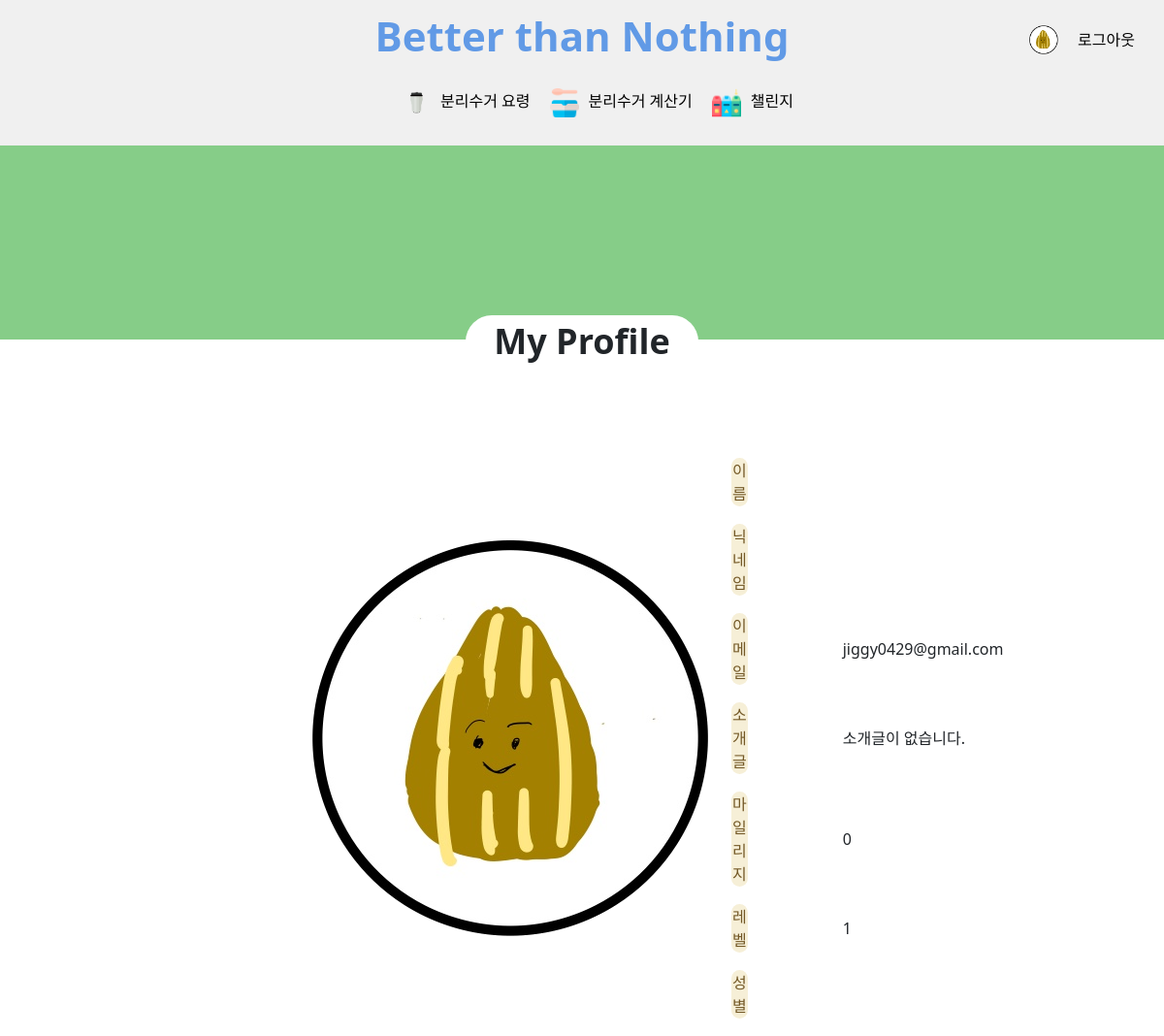
The app's page /common/profile/0ea5e3e0-919b-4568-b1f2-a359c7e41961, older data.
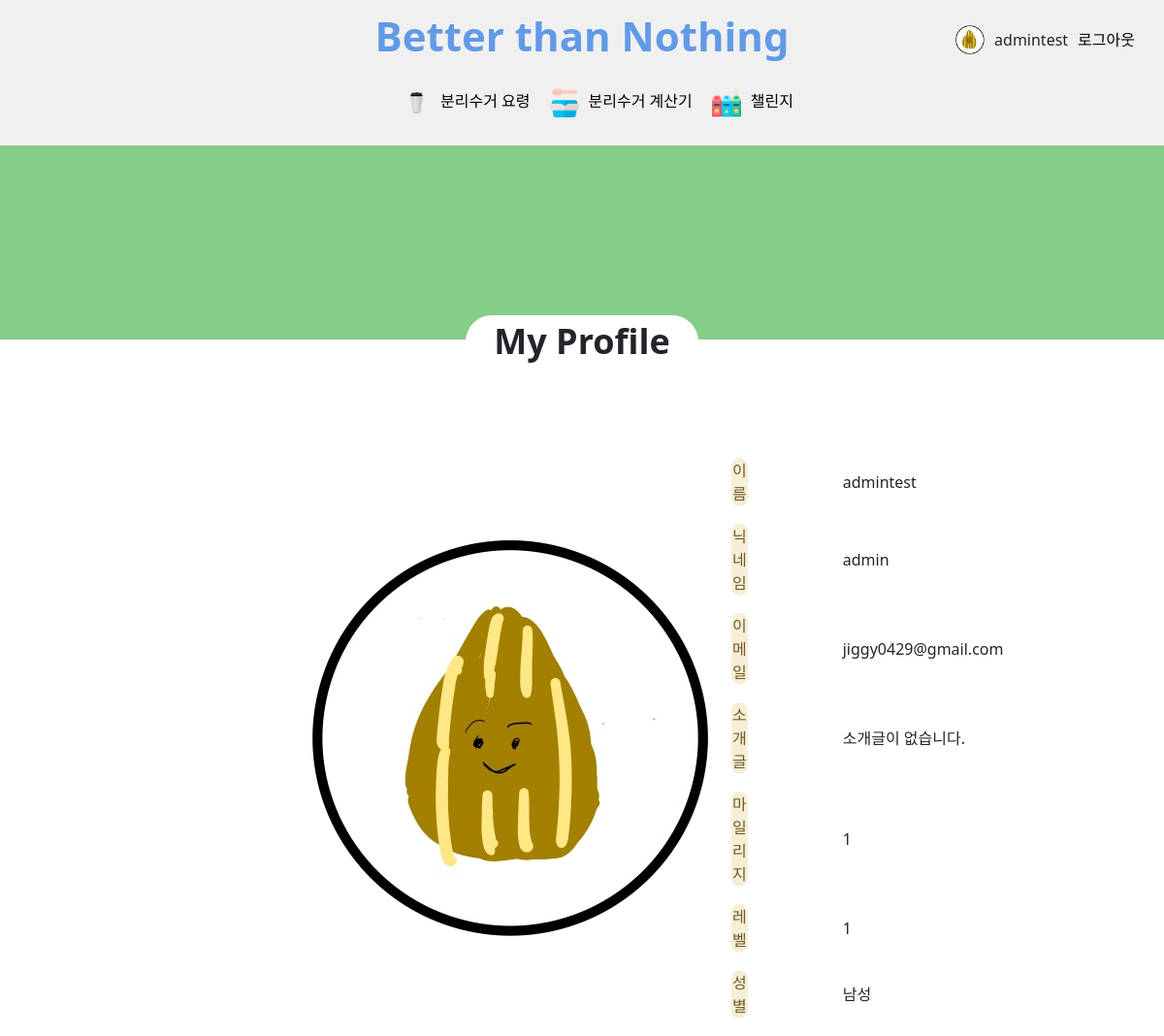
The same page, newer data.
### common/models.py (models this page shows)
class User(AbstractUser):
    GENDER_MALE = 0
    GENDER_FEMALE = 1
    GENDER_UNKNOWN = 2
    GENDER_CHOICES = [(GENDER_MALE, '남성'), (GENDER_FEMALE, '여성'), (GENDER_UNKNOWN, '숨기기')]
    id = models.UUIDField(primary_key=True, default=uuid.uuid4, editable=False, unique=True, serialize=True)
    name = models.CharField(blank=False, null=False, max_length=100)
    nickname = models.CharField(blank=False, null=False, max_length=100)
    gender = models.IntegerField(choices=GENDER_CHOICES, blank=False, null=False, default=3)
    email = models.EmailField(null=False, blank=False)
    mileage = models.PositiveIntegerField(default=0)
    level = models.PositiveSmallIntegerField(default=1)
    content = models.TextField(default='소개글이 없습니다.')

### common/views.py (the view)
# urls.py: path('profile/<str:id>', views.profile, name='profile'),
def profile(request, id):
    user = User.objects.get(id=id)
    return render(request, 'common/profile.html', {'user': user})

### templates/common/profile.html (shortened to what this page needs)
{% extends 'base.html' %}
{% load static %}
{% block content %}
<div class="profile">
    <div class="bg"></div>
    <div class="profile_title">
        <p>My Profile</p>
    </div>
    <div class="profile_content">
        <div class="profile_content_img">
            {% if user.level == 1 %}
            <img src="{% static 'img/level1.png' %}">
            {% endif %}
        </div>
        <table id="profile_content_table">
            <tr>
                <td class="type">이름</td>
                <td class="content">{{user.name}}</td>
            </tr>
            <tr>
                <td class="type">닉네임</td>
                <td class="content">{{user.nickname}}</td>
            </tr>
            <tr>
                <td class="type">이메일</td>
                <td class="content">{{user.email}}</td>
            </tr>
            <tr>
                <td class="type">소개글</td>
                <td class="content">{{user.content}}</td>
            </tr>
            <tr>
                <td class="type">마일리지</td>
                <td class="content">{{user.mileage}}</td>
            </tr>
            <tr>
                <td class="type">레벨</td>
                <td class="content">{{user.level}}</td>
            </tr>
            <tr>
                <td class="type">성별</td>
                <td class="content">{% if user.gender is 0 %}
                    남성
                    {% endif %}
                    </td>
            </tr>
        </table>
    </div>
</div>
{% endblock content %}

### templates/base.html (shortened to what this page needs)
{% load static %}
<!DOCTYPE html>
<html lang="en">
<head>
    <link href="https://cdn.jsdelivr.net/npm/bootstrap@5.0.2/dist/css/bootstrap.min.css" rel="stylesheet"
>
    <link rel="stylesheet" href="https://use.fontawesome.com/releases/v5.15.3/css/all.css"
>
    <link rel="stylesheet" type="text/css" href="{% static 'css/mainstyle.css' %}">
</head>
<body>
    <header>
        <div id="main_nav">
            <div class="navbar_top">
                <div class="title">
                    <a href="{% url 'home'%}">
                        <h1>Better than Nothing</h1>
                    </a>
                </div>
                {% if user.is_authenticated %}
                <div class="user__profile">
                    <a href="{% url 'common:profile' user.id %}">
                        {% if user.level == 1 %}
                        <img src="{% static 'img/level1.png' %}">
                        {% endif %}
                    </a>
                    {{user.name}}
                    <a href="{% url 'common:logout' %}">로그아웃</a>
                </div>
                {% endif %}
            </div>
            <div class="nav_categories">
                <ul>
                    <li><a href="{% url 'instruction:way' %}"><img src="{% static 'img/tumbler.png' %}">분리수거
                            요령</a>
                    </li>
                    <li><a href="{% url 'calculator:home' %}"><img src="{% static 'img/lunch_box.png' %}">분리수거
                            계산기</a>
                    </li>
                    <li><a href="{% url 'challenge:chhome' %}"><img src="{% static 'img/cycle_box.png' %}">챌린지</a></li>
                </ul>
            </div>
        </div>
    </header>
    <section id="container">
        {% block content %}
        {% endblock %}
    </section>
</body>
</html>

### mainapp/static/css/mainstyle.css (style rules this page uses)
:root { --green-main--: #5dad67; --green-1--: #e9fae3; --green-2--: #d0f6c9; --green-3--: #aae6a6; --green-4--: #86cd88; --green-5--: #439455; --green-5--: #2e7c46; --geeen-6--: #115332; --blue-main--: #619ae6; --blue-1--: #e0f2fd; --blue-2--: #c2e2fc; --blue-3--: #a1cdf7; --blue-4--: #87b9f0; --blue-5--: #4677c5; --blue-6--: #1e3d85; --yellow-main--: #ffe26e; --yellow-1--: #fef9e2; --yellow-2--: #fef3c5; --yellow-3--: #feeaa8; --yellow-4--: #fee292; --yellow-5--: #daae50; --yellow-6--: #936823; --begie-main--: #f1e7c9; --begie-1--: #faf5e1; --begie-2--: #f6efd7; --begie-3--: #cfbe92; --begie-4--: #8b7240; --begie-5--: #735826; }
body { margin: 0; padding: 0; }
h1 { font-size: 36px; }
ul { list-style: none; }
a { text-decoration: none; color: black; }
p { font-size: 18px; }
#main_nav { width:100%; height: 150px; background-color: #f0f0f0; display: flex; flex-direction: column; justify-content: center; align-items: center; border-bottom: 1px solid #eeeeee; }
.navbar_top { align-items: center; display:flex; flex-direction: row; margin-bottom: 20px; }
.navbar_top .title { position: relative; }
.navbar_top .title a h1 { font-size:42px; font-weight:bolder; color:var(--blue-main--); }
.user__profile { display:flex; flex-direction: row; align-items: center; position: absolute; right: 20px; margin:0; }
.user__profile a { padding: 10px; }
.user__profile a img { width:30px; height:30px; }
.nav_categories ul { display:flex; flex-direction: row; text-align: center; }
.nav_categories ul li { padding: 0 10px; }
.nav_categories ul li a img { width:30px; height:30px; margin-right: 10px; }
#container { display: flex; flex-direction: column; text-align: center; align-items: center; justify-content: center; }
.profile { width:100%; }
.profile .bg { width:100%; height:200px; background-color: var(--green-4--); position: absolute; }
.profile .profile_title p { margin:0 auto; font-weight: bolder; font-size:36px; position: relative; top:175px; background-color: white; width:240px; border-radius: 30px; }
.profile .profile_content { width:100%; display:flex; flex-direction: row; float:left; padding: 0 320px; justify-content: space-between; align-items: center; position: relative; top: 250px; }
#profile_content_table { border-collapse: separate; border-spacing: 18px; font-size:16px; }
#profile_content_table .type { background-color: var(--begie-2--); color:var(--begie-5--); border-radius: 50px; width:100px; }
#profile_content_table .content { width:300px; text-align: left; padding-left:80px; }

Row changes from the older to the newer data that the page shows:
changed User "jiggy0429@gmail.com": name (not shown) → "admintest"; nickname (not shown) → "admin"; mileage "0" → "1"
Text that changed along with them:
text now shown: "남성"
